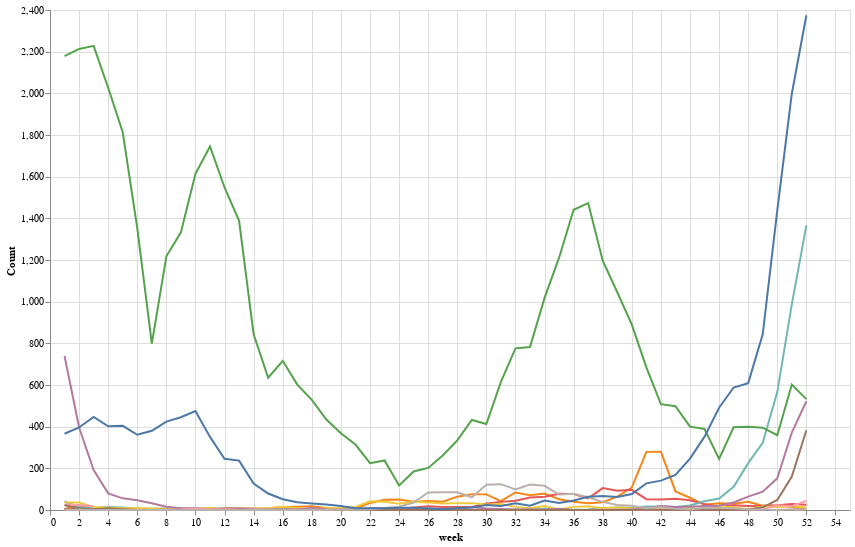

Notebook code for this chart:
### Code cell
# problem 1
input_dropdown = alt.binding_select(options=d.columns.tolist()[1:])
selection = alt.selection_single(fields=['key'], bind=input_dropdown, name='Select_')
color = alt.condition(selection,
                    alt.Color('key:N', legend=None),
                    alt.value('transparent'))
alt.Chart(d).transform_fold(
    d.columns.tolist()[1:]
).mark_line().encode(
    x='week:Q',
    y=alt.Y('value:Q',title='Count'),
    color = color,
    tooltip='value:Q'
).add_selection(
    selection
).properties(
    width=800,
    height=500
)

### Figure 1 — Vega-Lite specification as saved in the notebook (floating-point values rounded to 4 significant figures)
{"config": {"view": {"continuousWidth": 400, "continuousHeight": 300}}, "data": {"name": "data-fabb0370209036787fbf217320c713ec"}, "mark": "line", "encoding": {"color": {"condition": {"type": "nominal", "field": "key", "legend": null, "selection": "Select_"}, "value": "transparent"}, "tooltip": {"type": "quantitative", "field": "value"}, "x": {"type": "quantitative", "field": "week"}, "y": {"type": "quantitative", "field": "value", "title": "Count"}}, "height": 500, "selection": {"Select_": {"type": "single", "fields": ["key"], "bind": {"input": "select", "options": ["Afghanistan", "Argentina", "Australia", "Canada", "China", "Colombia", "Egypt", "Germany", "Ireland", "South Africa", "USA"]}}}, "transform": [{"fold": ["Afghanistan", "Argentina", "Australia", "Canada", "China", "Colombia", "Egypt", "Germany", "Ireland", "South Africa", "USA"]}], "width": 800, "$schema": "https://vega.github.io/schema/vega-lite/v4.8.1.json", "datasets": {"data-fabb0370209036787fbf217320c713ec": [{"week": 1, "Afghanistan": 5.0, "Argentina": 4, "Australia": 2, "Canada": 41, "China": 2179, "Colombia": 36, "Egypt": 739, "Germany": 26.0, "Ireland": 23, "South Africa": 0, "USA": 366}, {"week": 2, "Afghanistan": 13.0, "Argentina": 21, "Australia": 1, "Canada": 15, "China": 2213, "Colombia": 36, "Egypt": 396, "Germany": 24.0, "Ireland": 8, "South Africa": 1, "USA": 396}, {"week": 3, "Afghanistan": 4.0, "Argentina": 6, "Australia": 1, "Canada": 8, "China": 2228, "Colombia": 14, "Egypt": 192, "Germany": 18.0, "Ireland": 4, "South Africa": 0, "USA": 447}, {"week": 4, "Afghanistan": 0.0, "Argentina": 1, "Australia": 0, "Canada": 14, "China": 2027, "Colombia": 11, "Egypt": 80, "Germany": null, "Ireland": 8, "South Africa": 0, "USA": 402}, {"week": 5, "Afghanistan": 0.0, "Argentina": 4, "Australia": 1, "Canada": 12, "China": 1813, "Colombia": 8, "Egypt": 56, "Germany": null, "Ireland": 4, "South Africa": 0, "USA": 404}, {"week": 6, "Afghanistan": 0.0, "Argentina": 0, "Australia": 1, "Canada": 6, "China": 1353, "Colombia": 9, "Egypt": 47, "Germany": null, "Ireland": 0, "South Africa": 0, "USA": 361}, {"week": 7, "Afghanistan": 1.0, "Argentina": 3, "Australia": 0, "Canada": 6, "China": 799, "Colombia": 7, "Egypt": 32, "Germany": null, "Ireland": 0, "South Africa": 0, "USA": 380}, {"week": 8, "Afghanistan": 1.0, "Argentina": 1, "Australia": 4, "Canada": 7, "China": 1218, "Colombia": 5, "Egypt": 16, "Germany": null, "Ireland": 1, "South Africa": 1, "USA": 424}, {"week": 9, "Afghanistan": null, "Argentina": 0, "Australia": 3, "Canada": 3, "China": 1333, "Colombia": 7, "Egypt": 8, "Germany": 3.0, "Ireland": 0, "South Africa": 0, "USA": 445}, {"week": 10, "Afghanistan": 1.0, "Argentina": 3, "Australia": 1, "Canada": 7, "China": 1614, "Colombia": 5, "Egypt": 8, "Germany": 7.0, "Ireland": 0, "South Africa": 0, "USA": 475}, {"week": 11, "Afghanistan": 0.0, "Argentina": 0, "Australia": 1, "Canada": 9, "China": 1745, "Colombia": 11, "Egypt": 3, "Germany": 2.0, "Ireland": 0, "South Africa": 0, "USA": 351}, {"week": 12, "Afghanistan": 0.0, "Argentina": 9, "Australia": 2, "Canada": 7, "China": 1548, "Colombia": 1, "Egypt": 5, "Germany": 6.0, "Ireland": 1, "South Africa": 0, "USA": 246}, {"week": 13, "Afghanistan": 0.0, "Argentina": 8, "Australia": 0, "Canada": 6, "China": 1388, "Colombia": 4, "Egypt": 6, "Germany": 0.0, "Ireland": 0, "South Africa": 0, "USA": 237}, {"week": 14, "Afghanistan": 0.0, "Argentina": 7, "Australia": 0, "Canada": 6, "China": 843, "Colombia": 2, "Egypt": 3, "Germany": 1.0, "Ireland": 0, "South Africa": 0, "USA": 127}, {"week": 15, "Afghanistan": 0.0, "Argentina": 9, "Australia": 4, "Canada": 0, "China": 635, "Colombia": 8, "Egypt": 2, "Germany": 0.0, "Ireland": 0, "South Africa": 1, "USA": 79}, {"week": 16, "Afghanistan": 0.0, "Argentina": 15, "Australia": 2, "Canada": 2, "China": 716, "Colombia": 16, "Egypt": 2, "Germany": 0.0, "Ireland": 1, "South Africa": 0, "USA": 52}, {"week": 17, "Afghanistan": 0.0, "Argentina": 16, "Australia": 6, "Canada": 4, "China": 602, "Colombia": 8, "Egypt": 2, "Germany": 0.0, "Ireland": 0, "South Africa": 0, "USA": 37}, {"week": 18, "Afghanistan": 0.0, "Argentina": 18, "Australia": 1, "Canada": 3, "China": 529, "Colombia": 3, "Egypt": 9, "Germany": 0.0, "Ireland": 0, "South Africa": 1, "USA": 31}, {"week": 19, "Afghanistan": 0.0, "Argentina": 10, "Australia": 3, "Canada": 1, "China": 434, "Colombia": 8, "Egypt": 2, "Germany": 0.0, "Ireland": 0, "South Africa": 0, "USA": 26}, {"week": 20, "Afghanistan": 0.0, "Argentina": 4, "Australia": 4, "Canada": 4, "China": 368, "Colombia": 10, "Egypt": 1, "Germany": 1.0, "Ireland": 1, "South Africa": 1, "USA": 19}, {"week": 21, "Afghanistan": 0.0, "Argentina": 5, "Australia": 4, "Canada": 5, "China": 314, "Colombia": 15, "Egypt": 0, "Germany": 0.0, "Ireland": 0, "South Africa": 1, "USA": 8}, {"week": 22, "Afghanistan": 0.0, "Argentina": 34, "Australia": 3, "Canada": 0, "China": 225, "Colombia": 42, "Egypt": 9, "Germany": 0.0, "Ireland": 0, "South Africa": 2, "USA": 8}, {"week": 23, "Afghanistan": 0.0, "Argentina": 49, "Australia": 1, "Canada": 1, "China": 238, "Colombia": 40, "Egypt": 8, "Germany": 1.0, "Ireland": 0, "South Africa": 10, "USA": 8}, {"week": 24, "Afghanistan": 0.0, "Argentina": 50, "Australia": 5, "Canada": 1, "China": 118, "Colombia": 30, "Egypt": 8, "Germany": 0.0, "Ireland": 0, "South Africa": 16, "USA": 11}, {"week": 25, "Afghanistan": 1.0, "Argentina": 40, "Australia": 12, "Canada": 0, "China": 185, "Colombia": 40, "Egypt": 7, "Germany": 0.0, "Ireland": 0, "South Africa": 36, "USA": 11}, {"week": 26, "Afghanistan": 0.0, "Argentina": 43, "Australia": 18, "Canada": 8, "China": 202, "Colombia": 36, "Egypt": 6, "Germany": 0.0, "Ireland": 0, "South Africa": 84, "USA": 7}, {"week": 27, "Afghanistan": 0.0, "Argentina": 40, "Australia": 14, "Canada": 2, "China": 262, "Colombia": 31, "Egypt": 6, "Germany": 0.0, "Ireland": 0, "South Africa": 85, "USA": 4}, {"week": 28, "Afghanistan": 0.0, "Argentina": 64, "Australia": 15, "Canada": 6, "China": 334, "Colombia": 33, "Egypt": 4, "Germany": 0.0, "Ireland": 0, "South Africa": 85, "USA": 10}, {"week": 29, "Afghanistan": 0.0, "Argentina": 76, "Australia": 15, "Canada": 0, "China": 432, "Colombia": 33, "Egypt": 14, "Germany": 0.0, "Ireland": 0, "South Africa": 61, "USA": 12}, {"week": 30, "Afghanistan": 0.0, "Argentina": 75, "Australia": 31, "Canada": 3, "China": 413, "Colombia": 27, "Egypt": 7, "Germany": 0.0, "Ireland": 0, "South Africa": 121, "USA": 24}, {"week": 31, "Afghanistan": 0.0, "Argentina": 43, "Australia": 39, "Canada": 0, "China": 615, "Colombia": 29, "Egypt": 5, "Germany": 0.0, "Ireland": 0, "South Africa": 124, "USA": 19}, {"week": 32, "Afghanistan": 0.0, "Argentina": 84, "Australia": 44, "Canada": 2, "China": 776, "Colombia": 15, "Egypt": 2, "Germany": 0.0, "Ireland": 0, "South Africa": 99, "USA": 32}, {"week": 33, "Afghanistan": 0.0, "Argentina": 71, "Australia": 60, "Canada": 1, "China": 782, "Colombia": 9, "Egypt": 4, "Germany": 0.0, "Ireland": 0, "South Africa": 122, "USA": 21}, {"week": 34, "Afghanistan": 0.0, "Argentina": 79, "Australia": 64, "Canada": 6, "China": 1018, "Colombia": 19, "Egypt": 1, "Germany": 0.0, "Ireland": 0, "South Africa": 116, "USA": 45}, {"week": 35, "Afghanistan": 0.0, "Argentina": 52, "Australia": 78, "Canada": 2, "China": 1211, "Colombia": 3, "Egypt": 6, "Germany": 0.0, "Ireland": 0, "South Africa": 74, "USA": 34}, {"week": 36, "Afghanistan": 0.0, "Argentina": 40, "Australia": 77, "Canada": 1, "China": 1441, "Colombia": 15, "Egypt": 0, "Germany": 0.0, "Ireland": 0, "South Africa": 78, "USA": 46}, {"week": 37, "Afghanistan": 0.0, "Argentina": 32, "Australia": 56, "Canada": 3, "China": 1473, "Colombia": 18, "Egypt": 0, "Germany": 0.0, "Ireland": 0, "South Africa": 61, "USA": 64}, {"week": 38, "Afghanistan": 0.0, "Argentina": 37, "Australia": 105, "Canada": 8, "China": 1197, "Colombia": 8, "Egypt": 0, "Germany": 1.0, "Ireland": 0, "South Africa": 39, "USA": 67}, {"week": 39, "Afghanistan": 0.0, "Argentina": 64, "Australia": 92, "Canada": 12, "China": 1045, "Colombia": 13, "Egypt": 0, "Germany": 1.0, "Ireland": 0, "South Africa": 24, "USA": 62}, {"week": 40, "Afghanistan": 0.0, "Argentina": 108, "Australia": 97, "Canada": 11, "China": 890, "Colombia": 7, "Egypt": 3, "Germany": 0.0, "Ireland": 0, "South Africa": 20, "USA": 77}, {"week": 41, "Afghanistan": 0.0, "Argentina": 279, "Australia": 52, "Canada": 17, "China": 685, "Colombia": 2, "Egypt": 7, "Germany": 2.0, "Ireland": 2, "South Africa": 8, "USA": 128}, {"week": 42, "Afghanistan": 0.0, "Argentina": 280, "Australia": 50, "Canada": 17, "China": 508, "Colombia": 3, "Egypt": 19, "Germany": 1.0, "Ireland": 1, "South Africa": 14, "USA": 141}, {"week": 43, "Afghanistan": 0.0, "Argentina": 89, "Australia": 54, "Canada": 14, "China": 498, "Colombia": 1, "Egypt": 14, "Germany": 2.0, "Ireland": 0, "South Africa": 6, "USA": 168}, {"week": 44, "Afghanistan": 0.0, "Argentina": 59, "Australia": 47, "Canada": 22, "China": 400, "Colombia": 9, "Egypt": 16, "Germany": 0.0, "Ireland": 0, "South Africa": 3, "USA": 247}, {"week": 45, "Afghanistan": 0.0, "Argentina": 25, "Australia": 29, "Canada": 42, "China": 389, "Colombia": 5, "Egypt": 19, "Germany": 1.0, "Ireland": 0, "South Africa": 11, "USA": 352}, {"week": 46, "Afghanistan": 0.0, "Argentina": 32, "Australia": 14, "Canada": 55, "China": 245, "Colombia": 15, "Egypt": 20, "Germany": 1.0, "Ireland": 0, "South Africa": 9, "USA": 491}, {"week": 47, "Afghanistan": 0.0, "Argentina": 30, "Australia": 23, "Canada": 111, "China": 397, "Colombia": 13, "Egypt": 36, "Germany": 3.0, "Ireland": 1, "South Africa": 8, "USA": 588}, {"week": 48, "Afghanistan": 0.0, "Argentina": 39, "Australia": 19, "Canada": 225, "China": 400, "Colombia": 4, "Egypt": 64, "Germany": 1.0, "Ireland": 1, "South Africa": 3, "USA": 609}, {"week": 49, "Afghanistan": 0.0, "Argentina": 20, "Australia": 20, "Canada": 323, "China": 395, "Colombia": 17, "Egypt": 88, "Germany": 2.0, "Ireland": 13, "South Africa": 3, "USA": 843}, {"week": 50, "Afghanistan": 0.0, "Argentina": 20, "Australia": 23, "Canada": 566, "China": 359, "Colombia": 14, "Egypt": 152, "Germany": 23.0, "Ireland": 48, "South Africa": 0, "USA": 1438}, {"week": 51, "Afghanistan": null, "Argentina": 16, "Australia": 29, "Canada": 987, "China": 602, "Colombia": 19, "Egypt": 372, "Germany": 18.0, "Ireland": 161, "South Africa": 3, "USA": 1998}, {"week": 52, "Afghanistan": null, "Argentina": 1, "Australia": 25, "Canada": 1366, "China": 532, "Colombia": 12, "Egypt": 522, "Germany": 44.0, "Ireland": 383, "South Africa": 2, "USA": 2375}]}}
